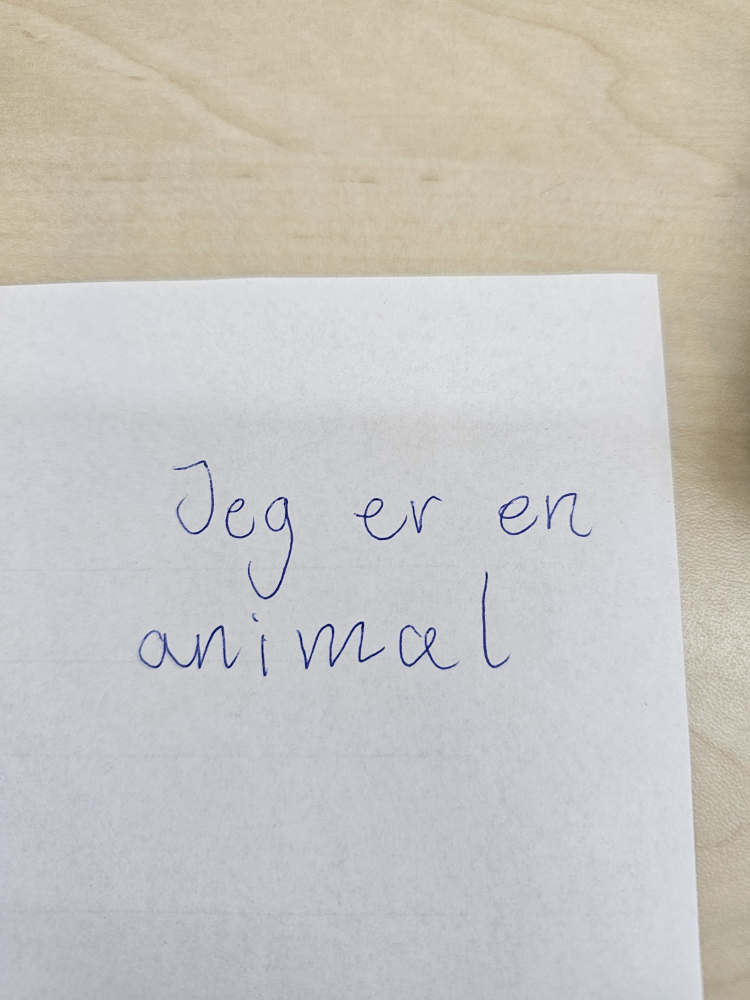
#> input picture EasyOCR/Test2.jpg, 3000 x 4000 px (shown at 1/4 size)
$ python -i ImageManipulation.py   (imports and definitions only)
#> lines starting #> are read from the running program, lines starting #| are printed output that depends on the picture; after the words box and inside, x2 and y2 are one past the last pixel; in counts of white or black regions, pixels touching at a corner belong together
import cv2
from pathlib import Path


PICTURES_DIR = Path(__file__).parent / "Program" / "Pictures"
CLEAN_IMAGES_DIR = PICTURES_DIR / "CleanImages"


def _clean_image(image_path, output_name):
#> called with image_path = 'EasyOCR/Test2.jpg', output_name = 'out.png'
    image_path = Path(image_path)
    image = cv2.imread(str(image_path), cv2.IMREAD_GRAYSCALE)
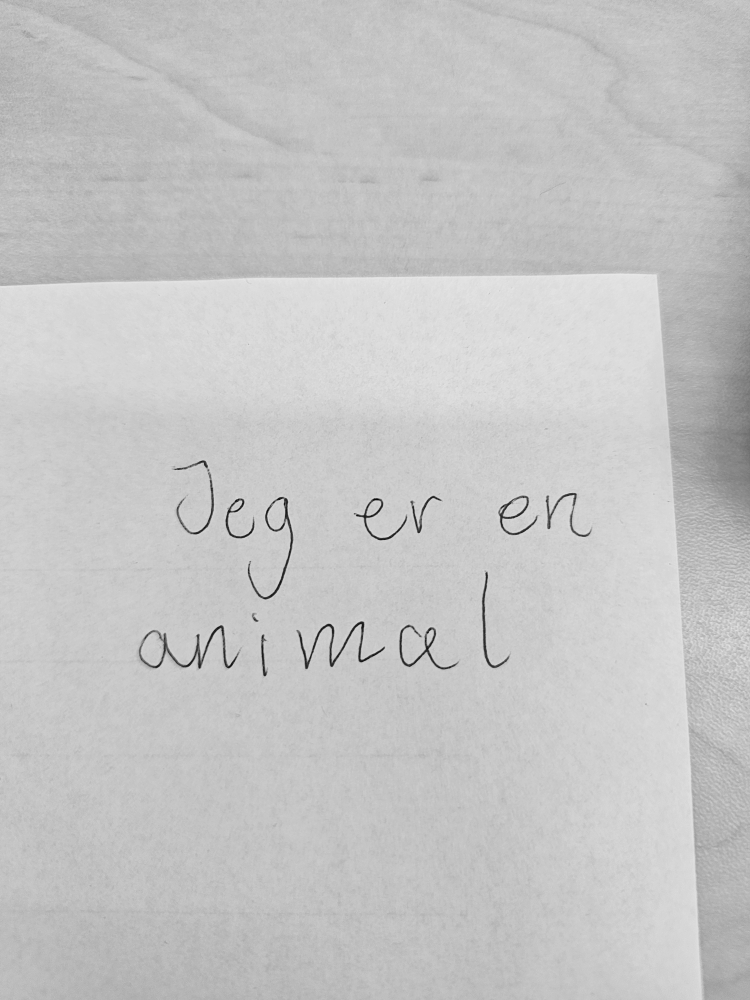
#> image: shape (4000, 3000) (shown at 1/4 size); min 2, max 238, mean 196.8

    if image is None:
        raise FileNotFoundError(f"Could not read image: {image_path}")

    resized_image = cv2.resize(
        image,
        None,
        fx=2,
        fy=2,
        interpolation=cv2.INTER_CUBIC,
    )
    contrast_image = cv2.createCLAHE(
        clipLimit=2.0,
        tileGridSize=(8, 8),
    ).apply(resized_image)
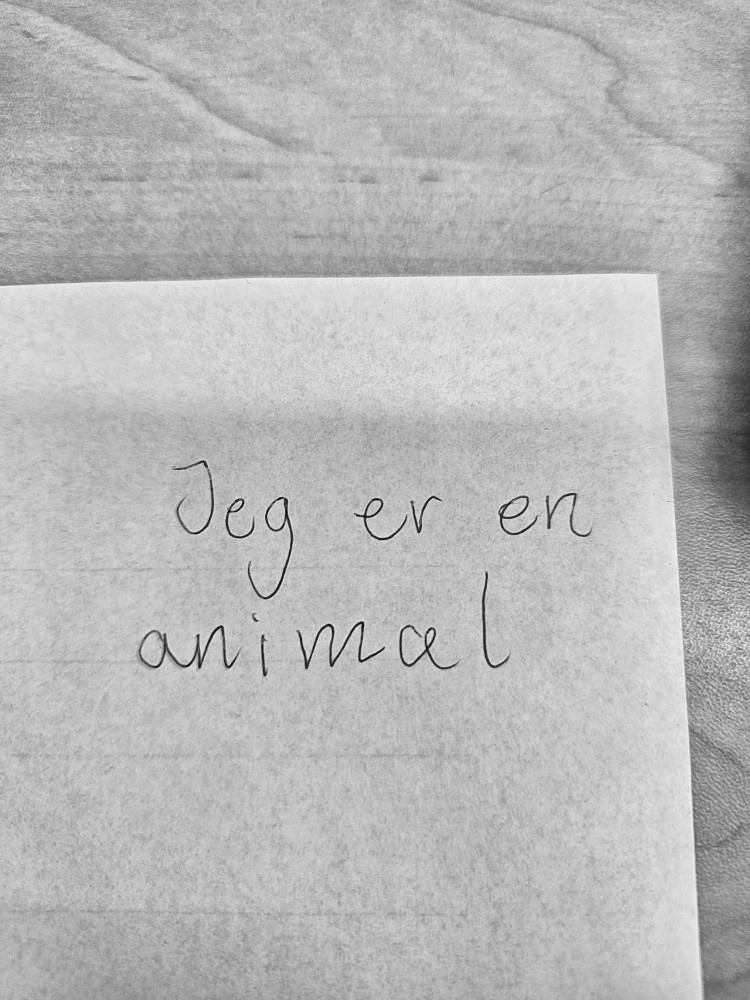
#> contrast_image: shape (8000, 6000) (shown at 1/8 size); min 1, max 244, mean 185
    blurred_image = cv2.GaussianBlur(contrast_image, (5, 5), 0)
    thresh_binary = cv2.adaptiveThreshold(
        blurred_image,
        255,
        cv2.ADAPTIVE_THRESH_GAUSSIAN_C,
        cv2.THRESH_BINARY,
        31,
        11,
    )
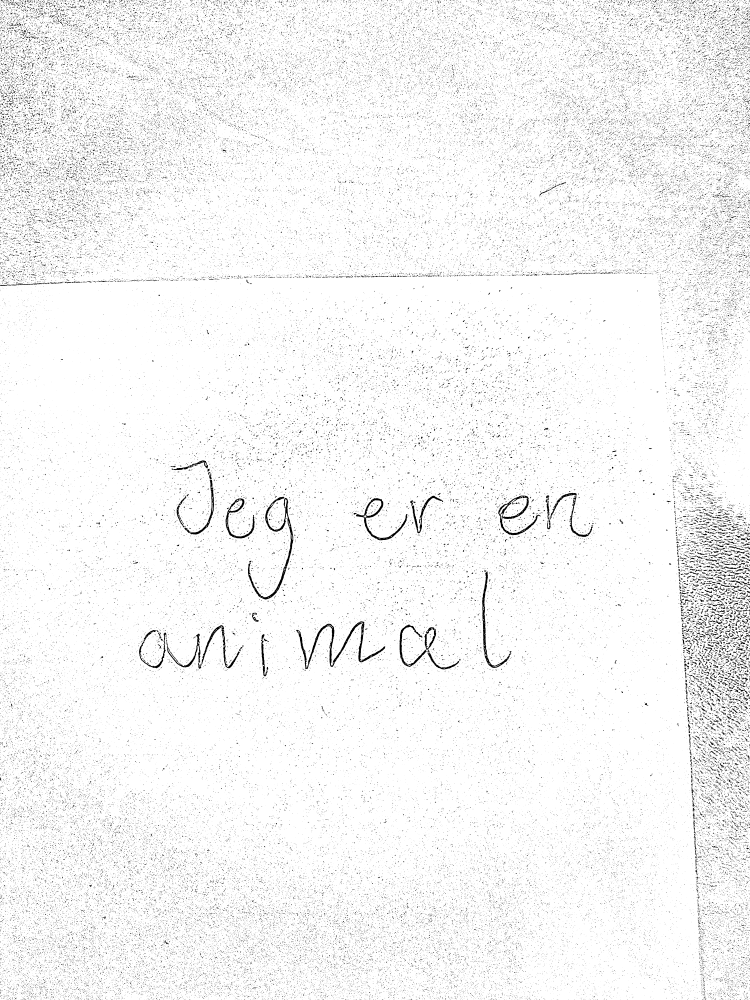
#> thresh_binary: shape (8000, 6000) (shown at 1/8 size); 96% white; 136379 black regions (114953 under 20 px), largest, box (x1, y1, x2, y2) and area: (2370, 4971, 3082, 5352) 31048, (1983, 3974, 2346, 4796) 27092, (3985, 3965, 4324, 4281) 17016
    thresh_binary = cv2.copyMakeBorder(
        thresh_binary,
        20,
        20,
        20,
        20,
        cv2.BORDER_CONSTANT,
        value=255,
    )
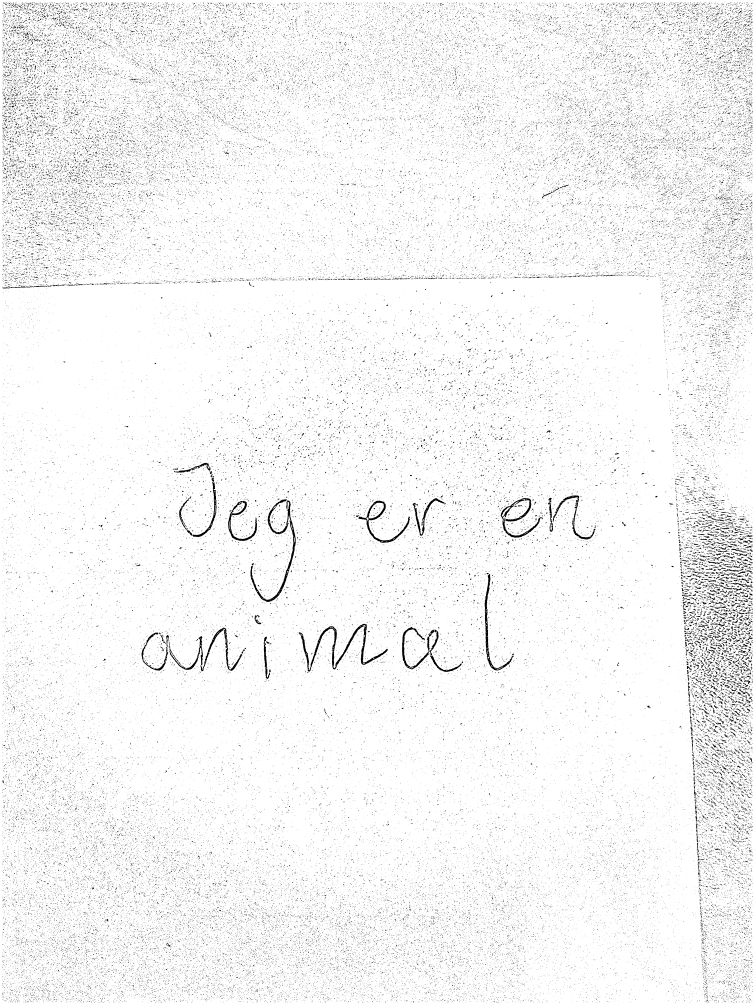
#> thresh_binary: shape (8040, 6040) (shown at 1/8 size); 96.1% white; 136379 black regions (114953 under 20 px), largest, box (x1, y1, x2, y2) and area: (2390, 4991, 3102, 5372) 31048, (2003, 3994, 2366, 4816) 27092, (4005, 3985, 4344, 4301) 17016

    CLEAN_IMAGES_DIR.mkdir(parents=True, exist_ok=True)
    cv2.imwrite(str(CLEAN_IMAGES_DIR / output_name), thresh_binary)


def answerkey(image_path):
    _clean_image(image_path, "CleanimageAnswerKey.png")


def answersheet(image_path):
    _clean_image(image_path, "CleanimageAnswerSheet.png")

>>> result = _clean_image('EasyOCR/Test2.jpg', 'out.png')

$ run again, on EasyOCR/TestImg.jpg
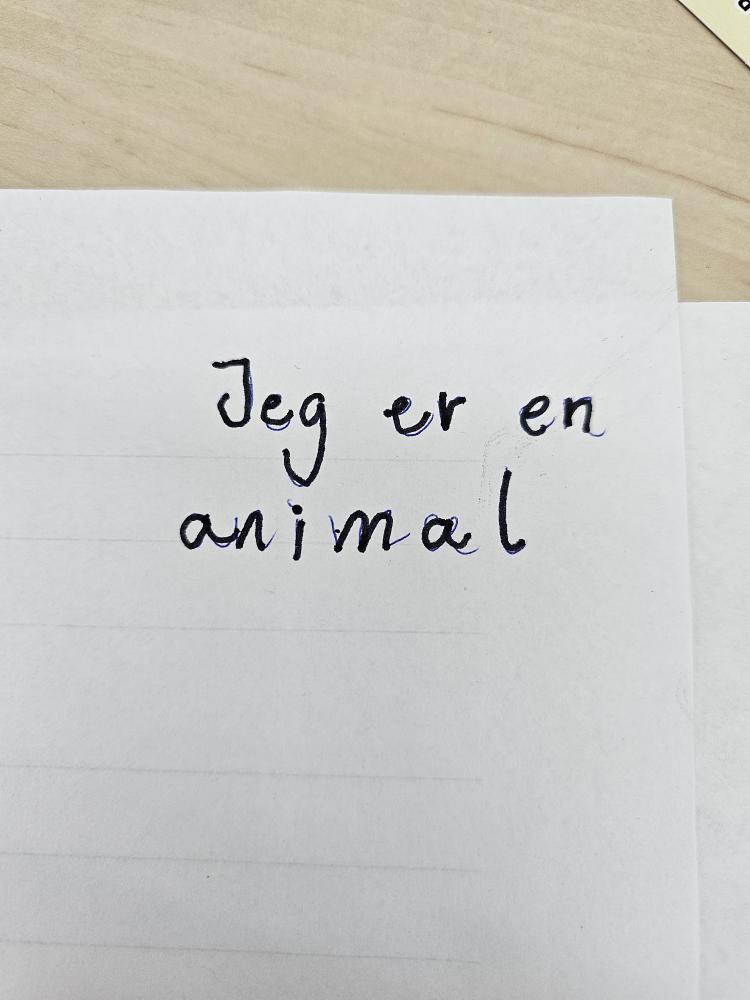
#> input picture EasyOCR/TestImg.jpg, 3000 x 4000 px (shown at 1/4 size)
#> in _clean_image, `thresh_binary = cv2.adaptiveThreshold( blurred_image, 255, cv2.ADAPTIV..`:
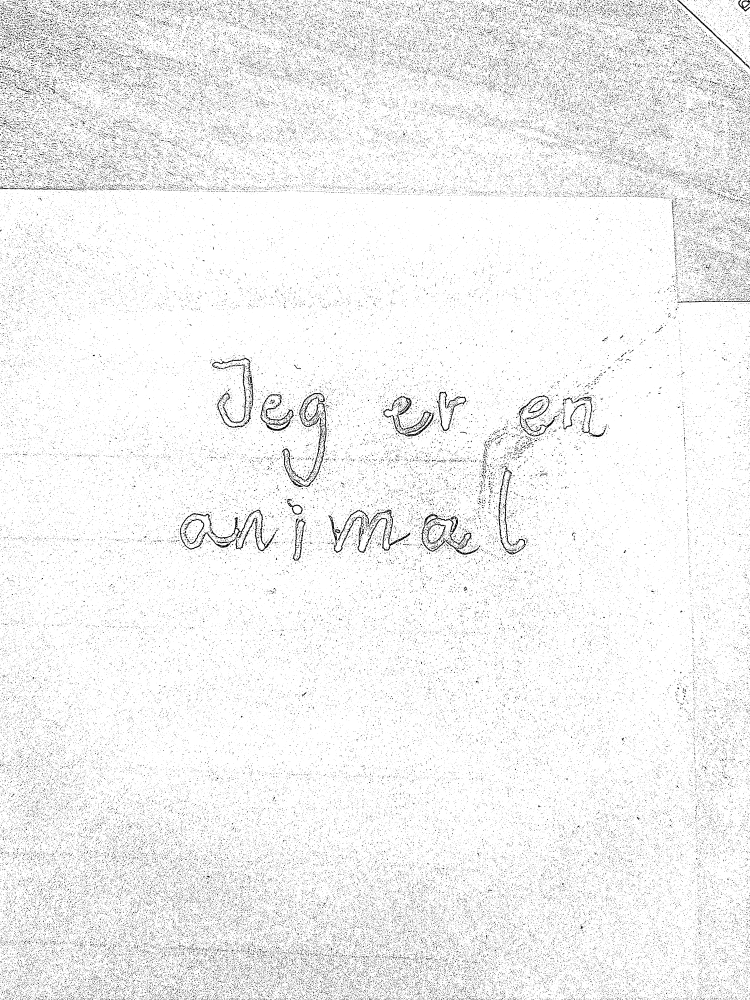
#> thresh_binary: shape (8000, 6000) (shown at 1/8 size); 94.5% white; 174548 black regions (136334 under 20 px), largest, box (x1, y1, x2, y2) and area: (2626, 4076, 3283, 4425) 23952, (3064, 3166, 3470, 3492) 19117, (1678, 4077, 2200, 4411) 16218
#> in _clean_image, `thresh_binary = cv2.copyMakeBorder( thresh_binary, 20, 20, 20, 20, cv2..`:
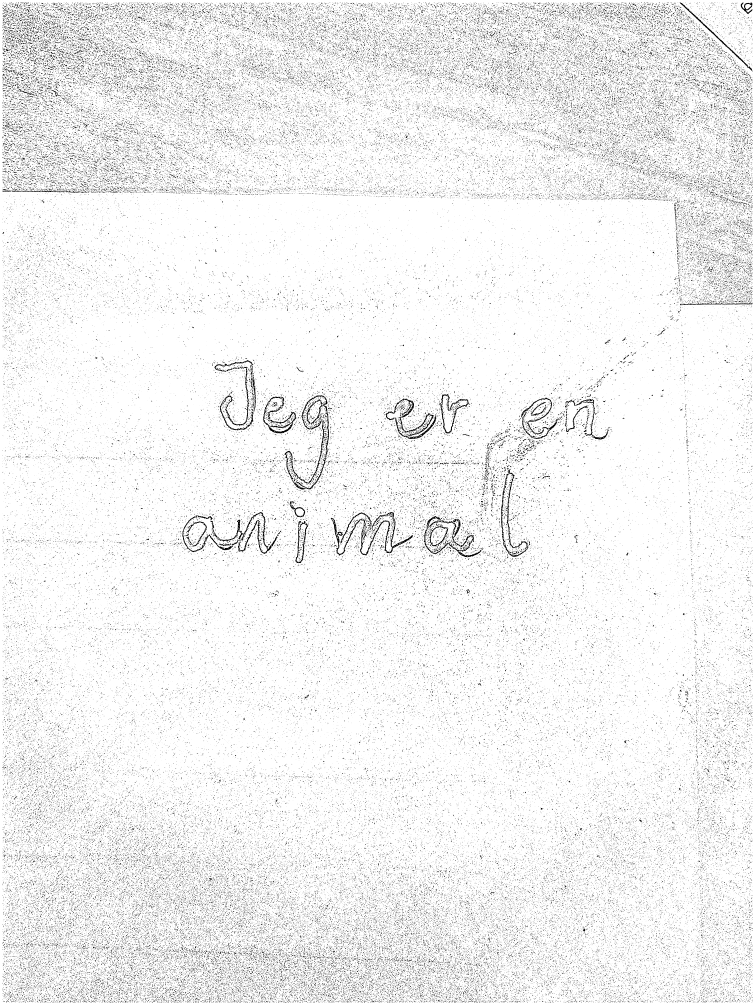
#> thresh_binary: shape (8040, 6040) (shown at 1/8 size); 94.6% white; 174548 black regions (136334 under 20 px), largest, box (x1, y1, x2, y2) and area: (2646, 4096, 3303, 4445) 23952, (3084, 3186, 3490, 3512) 19117, (1698, 4097, 2220, 4431) 16218

$ run again, on EasyOCR/test.jpg
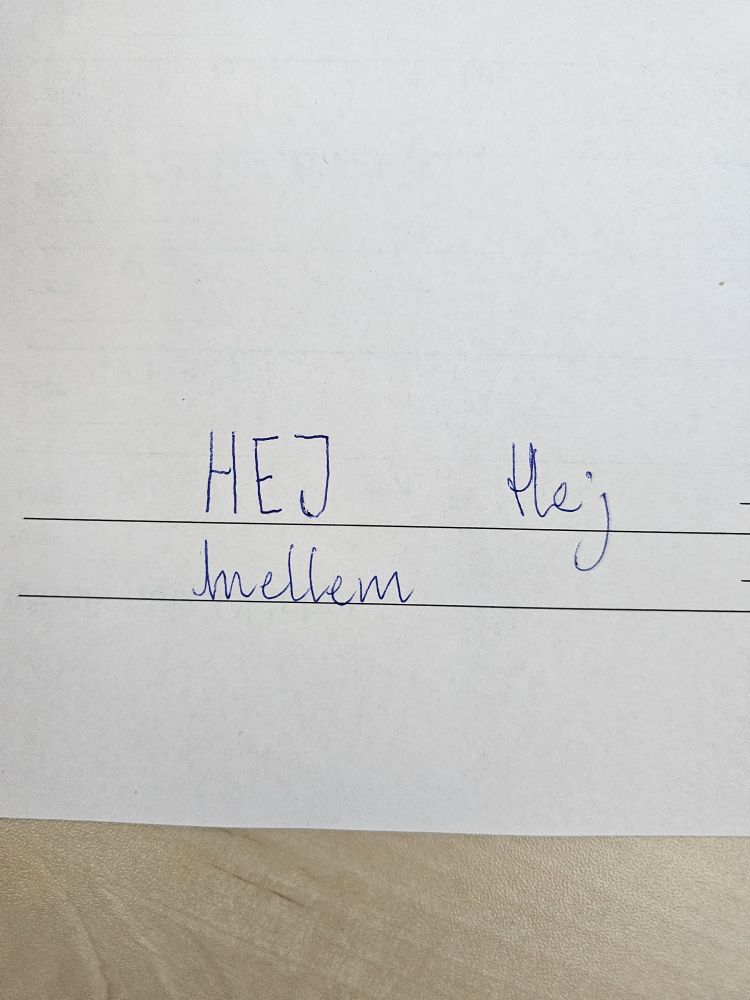
#> input picture EasyOCR/test.jpg, 3000 x 4000 px (shown at 1/4 size)
#> in _clean_image, `thresh_binary = cv2.adaptiveThreshold( blurred_image, 255, cv2.ADAPTIV..`:
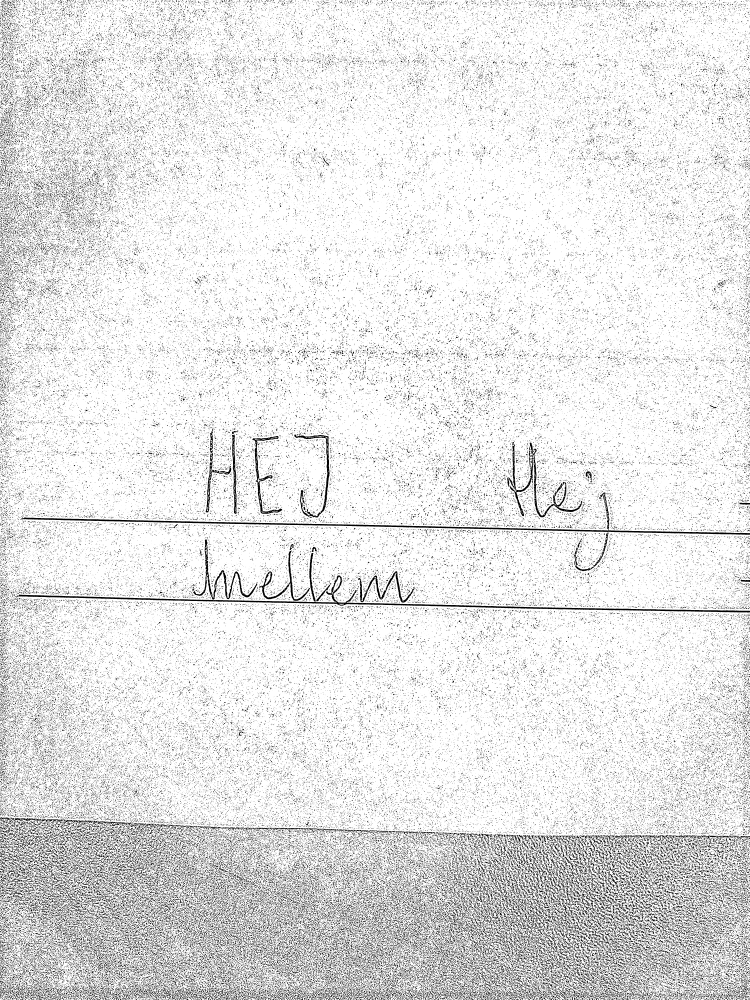
#> thresh_binary: shape (8000, 6000) (shown at 1/8 size); 89.5% white; 188415 black regions (122417 under 20 px), largest, box (x1, y1, x2, y2) and area: (122, 4314, 6000, 4900) 105612, (169, 3940, 6000, 4278) 74625, (4058, 3540, 4658, 4138) 33998
#> in _clean_image, `thresh_binary = cv2.copyMakeBorder( thresh_binary, 20, 20, 20, 20, cv2..`:
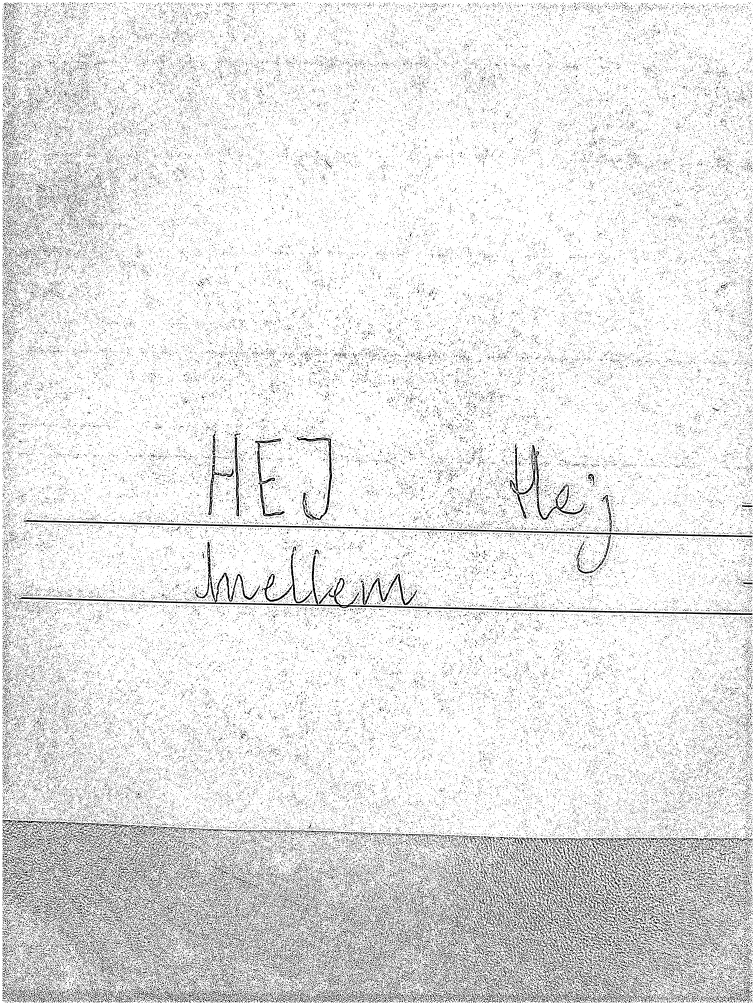
#> thresh_binary: shape (8040, 6040) (shown at 1/8 size); 89.6% white; 188415 black regions (122417 under 20 px), largest, box (x1, y1, x2, y2) and area: (142, 4334, 6020, 4920) 105612, (189, 3960, 6020, 4298) 74625, (4078, 3560, 4678, 4158) 33998
